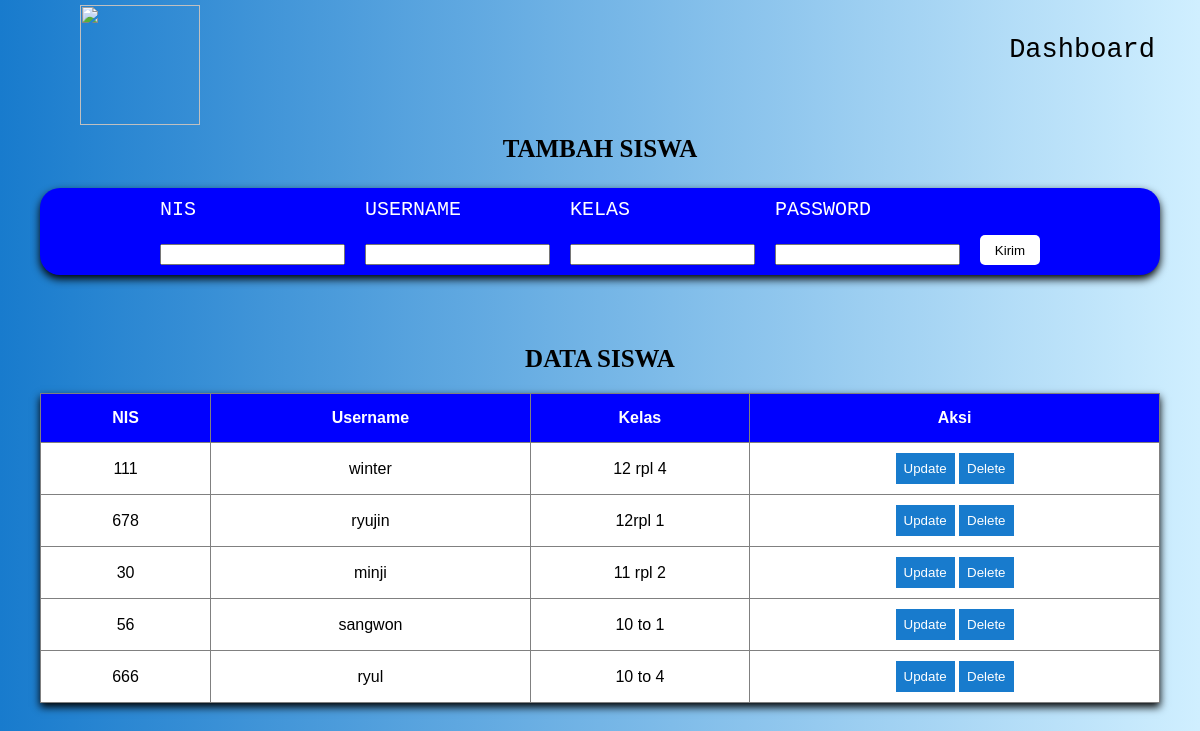
The app's page /sekolah_2026_12RPL2_UJIKOM_NURI_ESA_SHABILA/admin/tambah_siswa.php (signed in), older data.
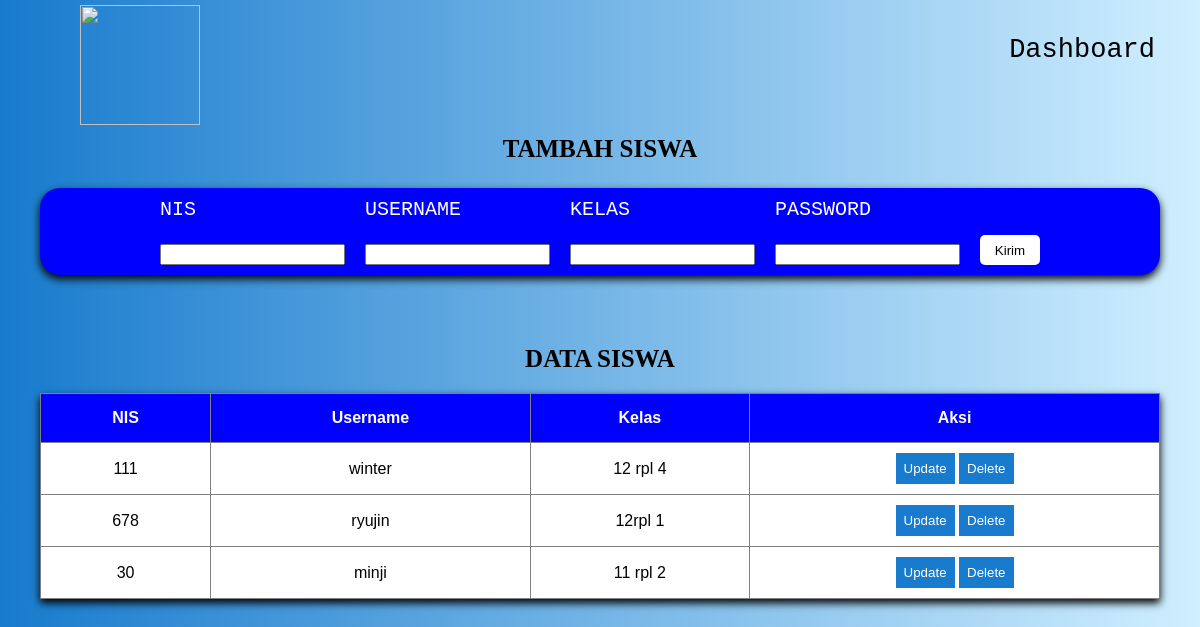
The same page, newer data.
### tables this page shows
CREATE TABLE `user` (
  `id` int NOT NULL,
  `username` varchar(50) NOT NULL,
  `password` varchar(200) NOT NULL,
  `role` enum('siswa','admin') NOT NULL DEFAULT 'siswa',
  `nis` varchar(10) DEFAULT NULL,
  `kelas` varchar(20) DEFAULT NULL
);

### sekolah_2026_12RPL2_UJIKOM_NURI_ESA_SHABILA/admin/data_siswa.php (the view, shortened to what this page needs)
<?php
include '../koneksi.php';
$query = "SELECT * FROM user WHERE role = 'siswa'";
$result = mysqli_query($koneksi, $query);
?>
<!DOCTYPE html>
<html lang="en">
<head>
</head>
<body>
     <h1>DATA SISWA</h1>
     <table border="1" cellpadding="10" cellspacing="0" class="tabel-data">
          <tr>
               <th>NIS</th>
               <th>Username</th>
               <th>Kelas</th>
               <th>Aksi</th>
          </tr>
          <?php while ($row = mysqli_fetch_assoc($result)) { ?>
          <tr>
               <td><?php echo $row['nis']; ?></td>
               <td><?php echo $row['username']; ?></td>
               <td><?php echo $row['kelas']; ?></td>
               <td>
                    <button class="klik"><a href="edit_siswa.php?nis=<?php echo $row['nis']; ?>">Update</a></button>
                    <button class="klik"><a href="delete_siswa.php?nis=<?php echo $row['nis']; ?>"
                         onclick="return confirm('yakin ingin menghapus ini?')">Delete
                    </a></button>
               </td>
          </tr>
          <?php } ?>
     </table>
</body>
</html>

### sekolah_2026_12RPL2_UJIKOM_NURI_ESA_SHABILA/admin/tambah_siswa.php (shortened to what this page needs)
<!DOCTYPE html>
<html lang="en">
<head>
</head>
<body>
      <nav>
         <img src="https://www.smkmutucikampek.sch.id/wp-content/uploads/2021/06/logo_mutu_png_transparant-removebg-preview-1.png">
         <a href="dashboard_admin.php">Dashboard</a>
      </nav>
         <p>TAMBAH SISWA</p>
      <form action="simpan_siswa.php" method="POST" class="form-siswa">
         <div class="form-item">
            <label for="">NIS</label> <br/>
            <input type="text" name="nis" required/>
         </div>
         <div class="form-item">
            <label for="">USERNAME</label> <br/>
            <input type="text" name="username" required/>
         </div>
         <div class="form-item">
            <label for="">KELAS</label> <br/>
            <input type="text" name="kelas" required/>
         </div>
         <div class="form-item">
            <label for="">PASSWORD</label> <br/>
            <input type="text" name="password" requred/>
         </div>
         <div class="form-item">
            <button type="submit" class="tombol">Kirim</button>
         </div>
      </form>
    <?php
    include "data_siswa.php";
    ?>
</body>
</html>

### sekolah_2026_12RPL2_UJIKOM_NURI_ESA_SHABILA/admin/tambah_siswa.php (style rules this page uses)
body { margin: 0; min-height: 100vh; background: linear-gradient(to right, #187bcd, #d0efff); padding: 20px 40px; }
img { width: 120px; height: 120px; }
nav { display: flex; align-items: center; justify-content: space-between; padding: 0 40px; height: 90px; }
nav a { font-family: monospace; color: black; font-size: 27px; text-decoration: none; position: absolute; right: 45px; top: 35px; cursor: pointer; }
p { font-family: tahoma; font-size: 25px; font-weight: bold; text-align: center; }
.form-siswa { display: flex; gap: 20px; align-items: flex-end; justify-content: center; background: blue; color: white; font-family: monospace; font-size: 20px; box-shadow: 0 4px 8px rgba(0,0,0,1); padding: 10px; border-radius: 20px; margin-bottom: 70px; }
.form-item { display: flex; flex-direction: column; }
.tombol { border: none; width: 60px; height: 30px; border-radius: 5px; cursor: pointer; background: white; }

### sekolah_2026_12RPL2_UJIKOM_NURI_ESA_SHABILA/admin/data_siswa.php (style rules this page uses)
h1 { font-family: tahoma; font-size: 25px; text-align: center; }
.tabel-data { width: 100%; border-collapse: collapse; margin-top: 20px; background: white; font-family: Arial, sans-serif; box-shadow: 0 4px 8px rgba(0,0,0,1); }
.tabel-data th { background: blue; color: white; padding: 15px; text-align: center; }
.tabel-data td { padding: 10px; text-align: center; }
a { text-decoration: none; color: white; }
.klik { background: #187bcd; border: none; padding: 8px; }

Row changes from the older to the newer data that the page shows:
removed user: nis "56", username "sangwon", kelas "10 to 1"
removed user: nis "666", username "ryul", kelas "10 to 4"
